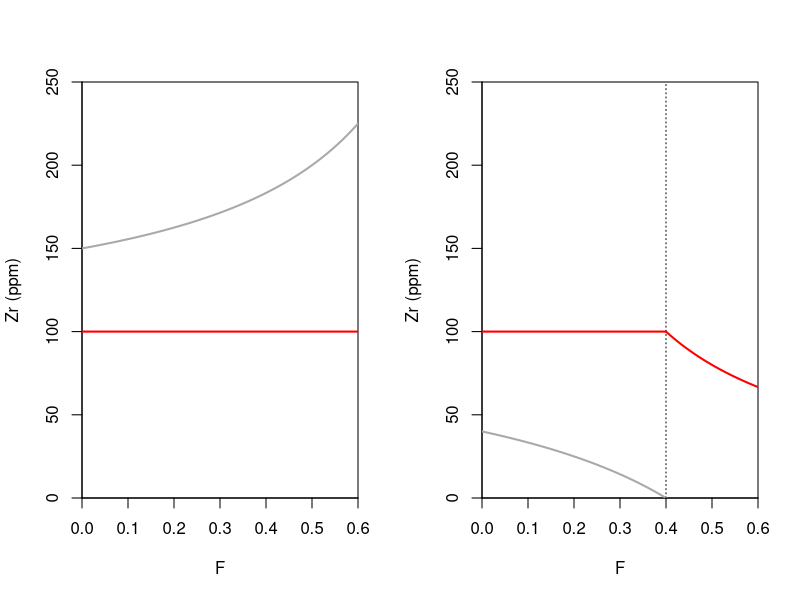

Reproduce this figure in R.
# Initial parameters of the model (x = F)
xmax<-0.6
cl <- 100

windows(width=10,height=6)
par(mfrow=c(1,2))

# Plot 1 source > melt
c0 <- 150
plot(1, type="n", xlim=c(0,xmax), ylim=c(0,250),xlab="F", ylab="Zr (ppm)",xaxs="i",yaxs="i")

# Residue
curve((c0-cl*x)/(1-x), from=0, to=xmax, lty="solid", col="darkgray", lwd=2, add=TRUE)

# Melt
lines(c(0,xmax),c(cl,cl),col="red",lty="solid",lwd=2) 


# Plot 2 source < melt
c0 <- 40
plot(1, type="n", xlim=c(0,xmax), ylim=c(0,250),xlab="F", ylab="Zr (ppm)",xaxs="i",yaxs="i")

# Residue
curve((c0-cl*x)/(1-x), from=0, to=xmax, lty="solid", col="darkgray", lwd=2, add=TRUE)
rest.zero<-c0/cl

# Melt
lines(c(0,rest.zero),c(cl,cl),col="red",lty="solid",lwd=2) 
abline(v=rest.zero,lty="dotted")
curve(c0/x, from=rest.zero, to=xmax, lty="solid", col="red", lwd=2, add=TRUE)
